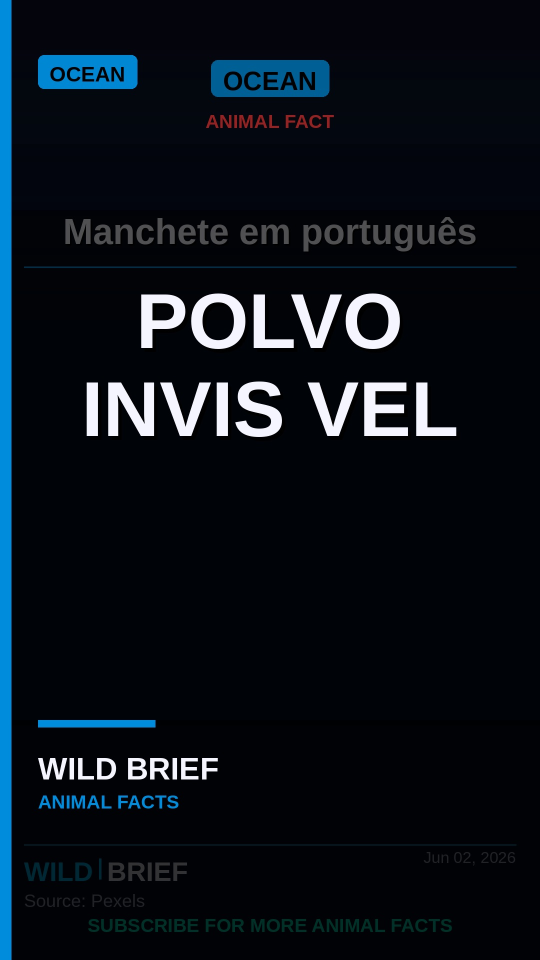
#> input picture _videos_pt-BR/short-test-slug-ptbr-2026-05-18_thumb.jpg, 1080 x 1920 px (shown at 1/2 size)
$ python -i post_process_extended.py   (imports and definitions only)
#> lines starting #> are read from the running program, lines starting #| are printed output that depends on the picture
#> further down, picture is the input picture: PIL image 1080x1920 RGB; mean R, G, B 9.9, 16.7, 24.6
"""Extended cinematic post-processing effects for the Liquid Wire engine.

Every function takes and returns a ``PIL.Image.Image`` (RGB or RGBA) of the same
size, operating on numpy arrays internally. Effects are vectorised for speed and
use ``PIL.ImageFilter.GaussianBlur`` where a smooth kernel is preferable to a
manual box blur.
"""

from __future__ import annotations

from collections.abc import Callable

import numpy as np
from PIL import Image, ImageFilter

PostProcessFn = Callable[..., Image.Image]


def _to_rgb(img: Image.Image) -> Image.Image:
    return img.convert("RGB") if img.mode != "RGB" else img


def _restore_mode(img: Image.Image, original: Image.Image) -> Image.Image:
    if original.mode == "RGBA":
        rgb = img.convert("RGB")
        alpha = original.split()[-1] if original.mode == "RGBA" else None
        if alpha is not None:
            return Image.merge("RGBA", (*rgb.split(), alpha))
    return img


def _luminance(arr: np.ndarray) -> np.ndarray:
    return 0.2126 * arr[..., 0] + 0.7152 * arr[..., 1] + 0.0722 * arr[..., 2]


# [101 lines left out: functions lens_flare, god_rays, halation, not called in this run]


_LUTS = {
    "teal_orange": np.array([0.0, 0.12, -0.12, -0.05, 0.0, 0.05, 0.10, -0.10, 0.0]),
    "bleach_bypass": np.array([-0.18, -0.18, -0.18, 0.0, 0.0, 0.0, 0.0, 0.0, 0.0]),
    "cross_process": np.array([0.10, -0.08, 0.20, -0.12, 0.05, -0.05, 0.05, 0.10, -0.18]),
    "vintage": np.array([0.15, 0.02, -0.10, -0.05, 0.05, 0.0, -0.08, -0.05, 0.05]),
}


# [77 lines left out: functions color_grade, anamorphic_flare, film_halation, not called in this run]


def optical_aberration(
    img: Image.Image,
    intensity: float = 1.0,
    aberration_type: str = "spherical",
) -> Image.Image:
    """Optical aberrations: spherical, coma, or astigmatism."""
#> called with intensity = 1, aberration_type = 'spherical'
    base = _to_rgb(img)
    w, h = base.size
#> w = 1080; h = 1920
    arr = np.asarray(base, dtype=np.float32)
    cx, cy = w * 0.5, h * 0.5
#> cx = 540; cy = 960

    if aberration_type == "spherical":
        blurred = base.filter(ImageFilter.GaussianBlur(max(0.5, 4.0 * float(intensity))))
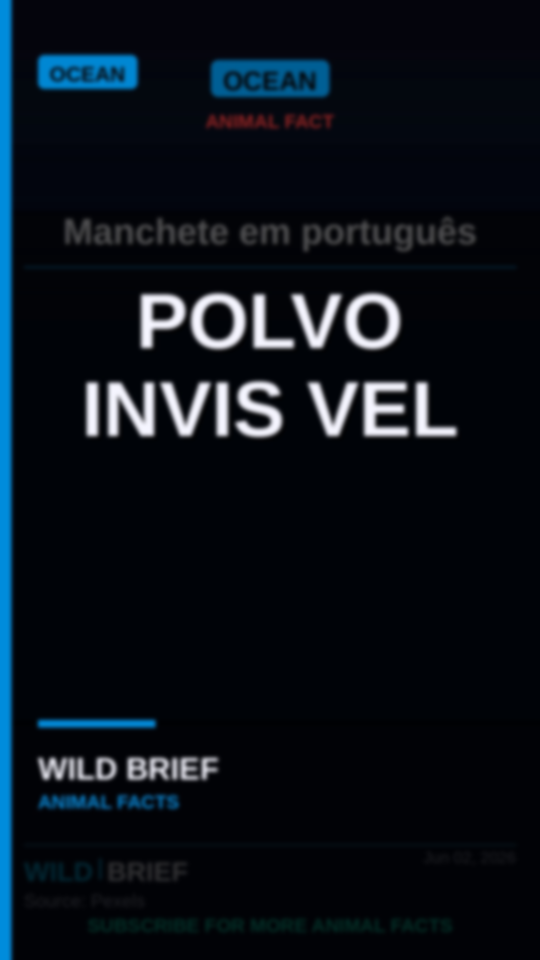
#> blurred: PIL image 1080x1920 RGB (shown at 1/2 size); mean R, G, B 9.9, 16.7, 24.6
        blur_arr = np.asarray(blurred, dtype=np.float32)
        yy, xx = np.ogrid[:h, :w]
#> yy = 1920 values from 0 to 1919
        dist = np.sqrt(((xx - cx) / (w * 0.5)) ** 2 + ((yy - cy) / (h * 0.5)) ** 2)
        feather = np.clip((dist - 0.55) / 0.45, 0.0, 1.0).astype(np.float32)
        mask = feather[..., None] * float(intensity)
        out_arr = arr * (1.0 - mask) + blur_arr * mask
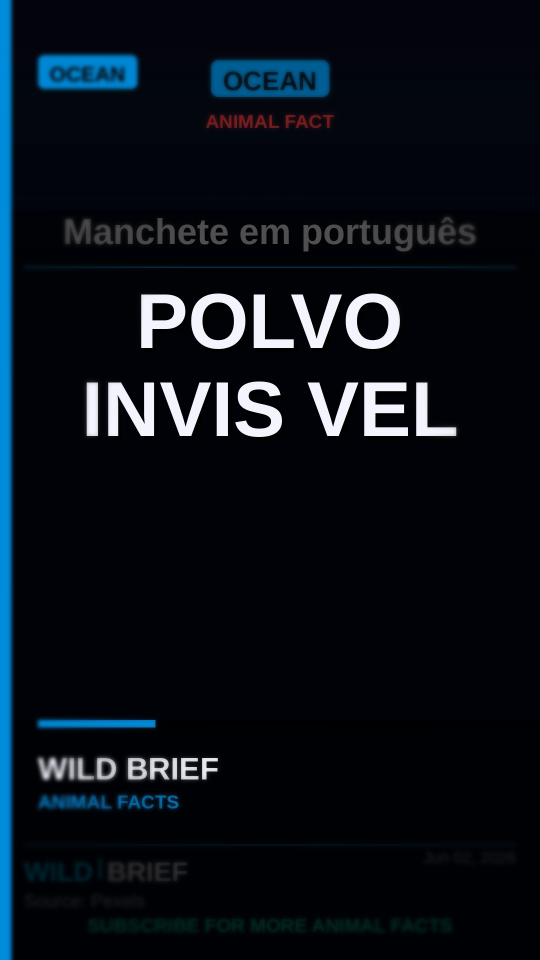
#> out_arr: shape (1920, 1080, 3) float32 (shown at 1/2 size); mean R, G, B 9.7, 16.8, 24.9; drawn with min black and max white
        out_arr = np.clip(out_arr, 0.0, 255.0).astype(np.uint8)
        out = Image.fromarray(out_arr, "RGB")
        return _restore_mode(out, img)

    if aberration_type == "coma":
        yy, xx = np.ogrid[:h, :w]
        dx = (xx - cx) / (w * 0.5)
        dy = (yy - cy) / (h * 0.5)
        r = np.sqrt(dx * dx + dy * dy) + 1e-3
        tail_x = (dx / r) * r ** 2 * 8.0 * float(intensity)
        tail_y = (dy / r) * r ** 2 * 8.0 * float(intensity)
        ix = np.clip(np.round(xx + tail_x).astype(np.int64), 0, w - 1)
        iy = np.clip(np.round(yy + tail_y).astype(np.int64), 0, h - 1)
        out_arr = arr[iy, ix]
        out_arr = np.clip(out_arr, 0.0, 255.0).astype(np.uint8)
        out = Image.fromarray(out_arr, "RGB")
        return _restore_mode(out, img)

    yy, xx = np.ogrid[:h, :w]
    blur_y = base.filter(ImageFilter.GaussianBlur((0.5, max(0.5, 5.0 * float(intensity)))))
    blur_x = base.filter(ImageFilter.GaussianBlur((max(0.5, 5.0 * float(intensity)), 0.5)))
    arr_y = np.asarray(blur_y, dtype=np.float32)
    arr_x = np.asarray(blur_x, dtype=np.float32)
    angle = np.arctan2(yy - cy, xx - cx)
    horiz = (np.abs(np.cos(angle)) ** 2).astype(np.float32)
    vert = (np.abs(np.sin(angle)) ** 2).astype(np.float32)
    mix = float(intensity)
    out_arr = arr * (1.0 - mix) + (arr_x * horiz[..., None] + arr_y * vert[..., None]) * mix
    out_arr = np.clip(out_arr, 0.0, 255.0).astype(np.uint8)
    out = Image.fromarray(out_arr, "RGB")
    return _restore_mode(out, img)


# [74 lines left out: functions bokeh, _bokeh_kernel, _convolve_separable, not called in this run]


POST_PROCESS_EXTENDED: dict[str, PostProcessFn] = {
    "lens_flare": lens_flare,
    "god_rays": god_rays,
    "halation": halation,
    "color_grade": color_grade,
    "anamorphic_flare": anamorphic_flare,
    "film_halation": film_halation,
    "optical_aberration": optical_aberration,
    "bokeh": bokeh,
}


# [19 lines left out: function apply_extended, not called in this run]

>>> from PIL import Image
>>> picture = Image.open('../_videos_pt-BR/short-test-slug-ptbr-2026-05-18_thumb.jpg')
>>> result = optical_aberration(picture)
